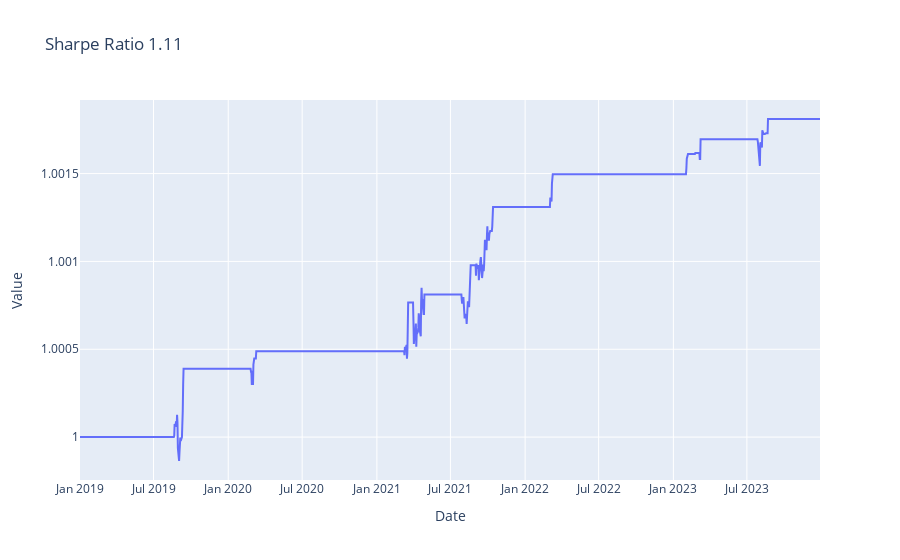

The notebook cell this image was saved under:
### Markdown cell above
#### Baseline trading policies

### Code cell
trader = ag.Trading(train,test)
threshold_policy = bp.ThresholdTradingPolicy(enter_long = mu-0.75*sigma, exit_long=mu-0.25*sigma, enter_short = mu+0.75*sigma, exit_short = mu+0.25*sigma)
bt = btest.Backtester(trader, threshold_policy)
bt.summary()

### Figure 1 — Plotly figure (JSON) as saved in the notebook; plotly's stock layout.template omitted (floating-point values rounded to 4 significant figures; data arrays with more than 128 entries replaced by an {"elided": "..."} marker saying what was removed)
{"data": [{"mode": "lines", "type": "scatter", "x": {"elided": "1303 str values"}, "y": {"elided": "1303 float values"}}], "layout": {"title": {"text": "Sharpe Ratio 1.11"}, "xaxis": {"title": {"text": "Date"}}, "yaxis": {"title": {"text": "Value"}}}}
